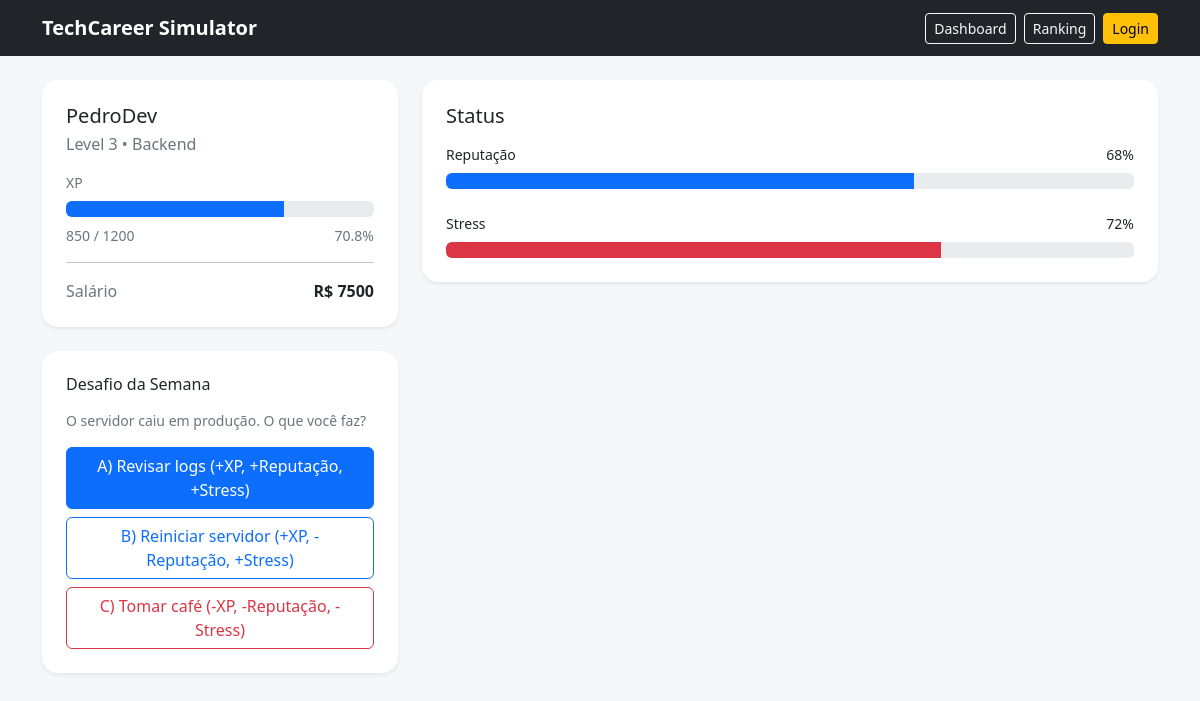
Page /dashboard on the earlier database version.
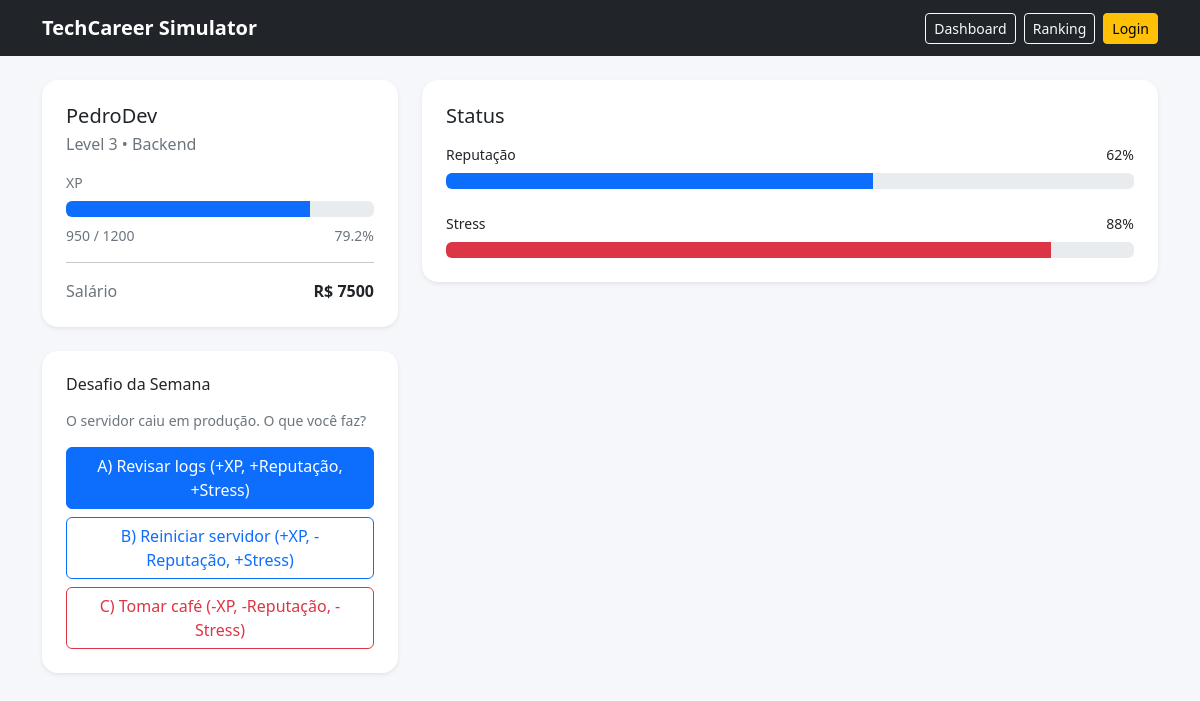
Same page on the later database version.
### models.py (models this page shows)
class User(db.Model):
    id = db.Column(db.Integer, primary_key=True)
    username = db.Column(db.String(100), unique=True, nullable=False)
    stats = db.relationship("Stats", backref="user", uselist=False)

class Stats(db.Model):
    id = db.Column(db.Integer, primary_key=True)
    user_id = db.Column(db.Integer, db.ForeignKey("user.id"), nullable=False, unique=True)
    level = db.Column(db.Integer, default=1)
    xp = db.Column(db.Integer, default=0)
    xp_max = db.Column(db.Integer, default=100)
    salary = db.Column(db.Integer, default=2000)
    reputation = db.Column(db.Integer, default=50)
    stress = db.Column(db.Integer, default=10)

### app.py (the view)
@app.route("/dashboard")
def dashboard():
    user = User.query.first()
    stats = Stats.query.first()
    if not user or not stats:
        return redirect(url_for("login"))
    return render_template("dashboard.html", user=user, stats=stats)

### templates/dashboard.html (shortened to what this page needs)
{% extends "base.html" %}
{% block content %}
<div class="row g-4">
  <div class="col-12 col-lg-4">
    <div class="card shadow-sm border-0">
      <div class="card-body p-4">
        <h1 class="h5 mb-1">{{ user.username }}</h1>
        <p class="text-secondary mb-3">
          Level {{ stats.level }} • Backend
        </p>
        <div class="mb-2 small text-secondary">XP</div>
        <div class="progress mb-2">
          <div class="progress-bar"
               style="width: {{ (stats.xp / stats.xp_max) * 100 }}%">
          </div>
        </div>
        <div class="d-flex justify-content-between small text-secondary mb-3">
          <span>{{ stats.xp }} / {{ stats.xp_max }}</span>
          <span>{{ ((stats.xp / stats.xp_max) * 100) | round(1) }}%</span>
        </div>
        <hr>
        <div class="d-flex justify-content-between">
          <span class="text-secondary">Salário</span>
          <span class="fw-semibold">R$ {{ stats.salary }}</span>
        </div>
      </div>
    </div>
    <div class="card shadow-sm border-0 mt-4">
      <div class="card-body p-4">
        <h2 class="h6 mb-3">Desafio da Semana</h2>
        <p class="text-secondary small">
          O servidor caiu em produção. O que você faz?
        </p>
        <form method="POST" action="{{ url_for('choose') }}" class="d-grid gap-2 mt-3">
          <button class="btn btn-primary"
                  name="choice"
                  value="A"
                  type="submit">
            A) Revisar logs (+XP, +Reputação, +Stress)
          </button>
          <button class="btn btn-outline-primary"
                  name="choice"
                  value="B"
                  type="submit">
            B) Reiniciar servidor (+XP, -Reputação, +Stress)
          </button>
          <button class="btn btn-outline-danger"
                  name="choice"
                  value="C"
                  type="submit">
            C) Tomar café (-XP, -Reputação, -Stress)
          </button>
        </form>
      </div>
    </div>
  </div>
  <div class="col-12 col-lg-8">
    <div class="card shadow-sm border-0">
      <div class="card-body p-4">
        <h2 class="h5 mb-3">Status</h2>
        <div class="mb-2 d-flex justify-content-between small">
          <span>Reputação</span>
          <span>{{ stats.reputation }}%</span>
        </div>
        <div class="progress mb-4">
          <div class="progress-bar"
               style="width: {{ stats.reputation }}%">
          </div>
        </div>
        <div class="mb-2 d-flex justify-content-between small">
          <span>Stress</span>
          <span>{{ stats.stress }}%</span>
        </div>
        <div class="progress">
          <div class="progress-bar bg-danger"
               style="width: {{ stats.stress }}%">
          </div>
        </div>
      </div>
    </div>
  </div>
</div>
{% endblock %}

### templates/base.html (shortened to what this page needs)
<!doctype html>
<html lang="pt-br">
<head>
  <link href="https://cdn.jsdelivr.net/npm/bootstrap@5.3.3/dist/css/bootstrap.min.css" rel="stylesheet">
  <link href="{{ url_for('static', filename='css/style.css') }}" rel="stylesheet">
</head>
<body>
<nav class="navbar navbar-expand-lg navbar-dark bg-dark">
  <div class="container">
    <a class="navbar-brand fw-semibold" href="{{ url_for('dashboard') }}">TechCareer Simulator</a>
    <div class="ms-auto d-flex gap-2">
      <a class="btn btn-outline-light btn-sm" href="{{ url_for('dashboard') }}">Dashboard</a>
      <a class="btn btn-outline-light btn-sm" href="{{ url_for('ranking') }}">Ranking</a>
      <a class="btn btn-warning btn-sm" href="{{ url_for('login') }}">Login</a>
    </div>
  </div>
</nav>
<main class="container my-4">
  {% block content %}{% endblock %}
</main>
</body>
</html>

### static/css/style.css (style rules this page uses)
body { background: #f6f7fb; }
.card { border-radius: 16px; }

Differences in the rows shown:
changed Stats: xp "850" → "950"; ((stats.xp/stats.xp_max)*100)|round(1) "70.8" → "79.2"; reputation "68" → "62"; stress "72" → "88"
